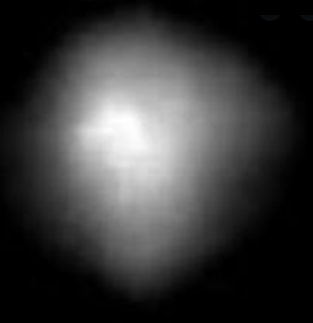
#> input picture saved_images/mot image.png, 313 x 323 px
$ python imageAnalysis.py   (older library calls are emulated)
#> lines starting #> are read from the running program, lines starting #| are printed output that depends on the picture; after the words box and inside, x2 and y2 are one past the last pixel; in counts of white or black regions, pixels touching at a corner belong together
import cv2
import numpy as np

import matplotlib.pyplot as plt


# [153 lines left out: functions create3DView, subtractBackground, createMask, matchPoints, not called in this run]

def getMOTCenter(ogImage):
    """
    :param ogImage: original raw image of MOT

    :return: relative distance to fiber in pixels
    """
    img = ogImage.copy()

    # plt.hist(img.ravel(), 256, [0, 256]);
    # plt.show()

    # Dynamic contour band creation
    upperBound = img.max() * 0.9
#> upperBound = 229.5
    lowerBound = upperBound * 0.25
#> lowerBound = 57.38
    numContours = 6
    contourBounds = np.linspace(lowerBound, upperBound, numContours)
    print(contourBounds)
#| [ 57.375  91.8   126.225 160.65  195.075 229.5  ]

    cnts = []
    for sig in contourBounds:
        contour = getContours(sig, img, draw=True)  # Also draws contours
        cnts.append(contour)
#> this loop made 6 passes
#> ret in getContours on passes 1 to 6: 57, 91, 126, 160, 195, 229
#> pass 1, in getContours, `ret, thresh = cv2.threshold(smoothedImg, limit, 255, cv2.THRESH_BINARY)`:
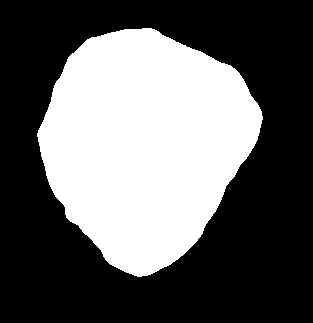
#> thresh: shape (323, 313); 38.2% white; 1 white region, box (x1, y1, x2, y2) and area: (37, 28, 263, 277) 38625
#> pass 1, in getContours, `cv2.imshow("c", img)`:
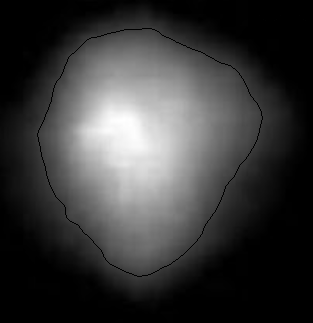
#> window 'c': shape (323, 313); min 0, max 255, mean 57.5
#> after the loop, cnts = 6 items


    # Try to incorporate intensity by factoring in things
    for c in cnts[-1]:
        m = cv2.moments(c)
        cX = int(m["m10"] / m["m00"])
        cY = int(m["m01"] / m["m00"])
#> this loop made 1 pass
#> (cX, cY) on pass 1: (124, 132)


    cv2.circle(img, (cX, cY), 3, 0, -1)
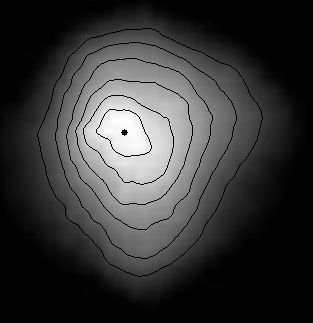
#> img: shape (323, 313); min 0, max 255, mean 55
    return cX, cY, img

def getContours(limit, img, draw=False):
    """
    Given a grayscale threshold, finds contours of the image and returns them as a cv2.contours list. If draw is set to
    true will draw contours on the original image

    :param limit: Limit for threshold
    :param img: source image
    :param draw: (Bool) whether or not to draw the contours on the source image
    :return: list of cv2 contours for the given threshold
    """
    smoothedImg = cv2.GaussianBlur(img, (7, 7), cv2.BORDER_DEFAULT)
    ret, thresh = cv2.threshold(smoothedImg, limit, 255, cv2.THRESH_BINARY)

    # Updated versions of findContours removed one of the return parameters
    if cv2.__version__ == '4.5.1':
        contours, hierarchy = cv2.findContours(thresh, 1, 2)

    else:  # Ignore first parameter for all other versions of opencv
        _, contours, hierarchy = cv2.findContours(thresh, 1, 2)

    if draw:
        cv2.drawContours(img, contours, -1, 0, 1)
        cv2.imshow("c", img)
        cv2.waitKey(0)

    return contours


if __name__ == "__main__":
    # create3DView(debug=True)
    # imgPath = r"./saved_images/motTestImage.png"
    imgPath = r"./saved_images/motTestImage_pantitaThesis.jpg"
    imgPath = r"./saved_images/mot image.png"

    image = cv2.imread(imgPath, 0)
    x, y, image = getMOTCenter(image)
#> x = 124; y = 132

    # Create arbituary fiber and draw on picture
    h, w = image.shape
#> h = 323; w = 313
    fiberX = int(w/2)  # Assume fiber is in the middle of the image
#> fiberX = 156
    fiberY = h - 50  # Assume fiber is 50 pixels above bottom border
#> fiberY = 273
    cv2.rectangle(image, (fiberX-5, h), (fiberX+5, fiberY), 190, -1)

    relx = x - fiberX
#> relx = -32
    rely = fiberY - y
#> rely = 141
    xPos = f"Rel_x: {relx} px"
#> xPos = 'Rel_x: -32 px'
    yPos = f"Rel_y: {rely} px"
#> yPos = 'Rel_y: 141 px'

    cv2.putText(image, xPos, (10, 20), cv2.FONT_HERSHEY_SIMPLEX, 0.5, 200, 1, cv2.LINE_AA)
    cv2.putText(image, yPos, (10, 40), cv2.FONT_HERSHEY_SIMPLEX, 0.5, 200, 1, cv2.LINE_AA)

    cv2.arrowedLine(image, (fiberX, fiberY), (x, y), 0, 1)
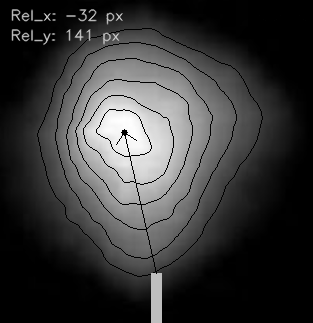
#> image: shape (323, 313); min 0, max 255, mean 56.6

    cv2.imshow("image", image)
    cv2.waitKey(0)
